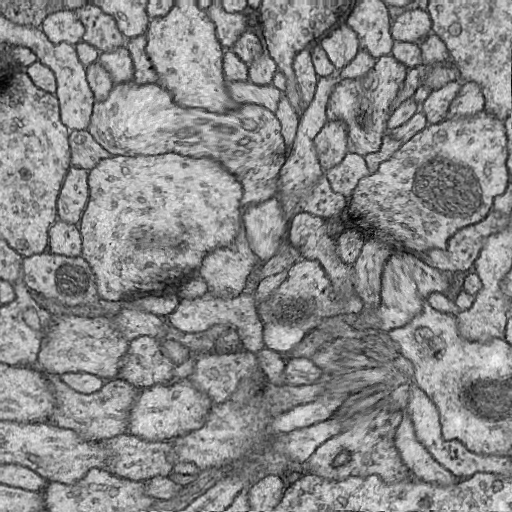
#> input picture tools/image.png, 512 x 512 px
$ python deformation.py image.png label.png 3   (Python 2 division)
#> lines starting #> are read from the running program, lines starting #| are printed output that depends on the picture
#! /usr/bin/env python
# -*- coding: utf-8 -*-


import os, sys
from skimage.transform import rescale
# import matplotlib
from PIL import Image
import numpy as np

# np.seterr(divide='ignore', invalid='ignore')

# [446 lines left out: functions mls_affine_deformation_1pt, mls_affine_deformation, mls_affine_deformation_inv, mls_similarity_deformation, mls_similarity_deformation_inv, mls_rigid_deformation, not called in this run]

def mls_rigid_deformation_inv(image, p, q, alpha=1.0, density=1.0):
    ''' Rigid inverse deformation
    ### Params:
        * image - ndarray: original image
        * p - ndarray: an array with size [n, 2], original control points
        * q - ndarray: an array with size [n, 2], final control points
        * alpha - float: parameter used by weights
        * density - float: density of the grids
    ### Return:
        A deformed image.
    '''
    height = image.shape[0]
    width = image.shape[1]
    # Change (x, y) to (row, col)
    q = q[:, [1, 0]]
    p = p[:, [1, 0]]

    # Make grids on the original image
    gridX = np.linspace(0, width, num=int(width*density), endpoint=False)
    gridY = np.linspace(0, height, num=int(height*density), endpoint=False)
    vy, vx = np.meshgrid(gridX, gridY)
    grow = vx.shape[0]  # grid rows
    gcol = vx.shape[1]  # grid cols
    ctrls = p.shape[0]  # control points

    # Compute
    reshaped_p = p.reshape(ctrls, 2, 1, 1)                                              # [ctrls, 2, 1, 1]
    reshaped_q = q.reshape((ctrls, 2, 1, 1))                                            # [ctrls, 2, 1, 1]
    reshaped_v = np.vstack((vx.reshape(1, grow, gcol), vy.reshape(1, grow, gcol)))      # [2, grow, gcol]

    w = 1.0 / np.sum((reshaped_p - reshaped_v) ** 2, axis=1)**alpha                     # [ctrls, grow, gcol]
    # print w
    w[w == np.inf] = 2**31 - 1
    pstar = np.sum(w * reshaped_p.transpose(1, 0, 2, 3), axis=1) / np.sum(w, axis=0)    # [2, grow, gcol]
    phat = reshaped_p - pstar                                                           # [ctrls, 2, grow, gcol]
    qstar = np.sum(w * reshaped_q.transpose(1, 0, 2, 3), axis=1) / np.sum(w, axis=0)    # [2, grow, gcol]
    qhat = reshaped_q - qstar                                                           # [ctrls, 2, grow, gcol]
    reshaped_phat1 = phat.reshape(ctrls, 1, 2, grow, gcol)                              # [ctrls, 1, 2, grow, gcol]
    reshaped_phat2 = phat.reshape(ctrls, 2, 1, grow, gcol)                              # [ctrls, 2, 1, grow, gcol]
    reshaped_qhat = qhat.reshape(ctrls, 1, 2, grow, gcol)                               # [ctrls, 1, 2, grow, gcol]
    reshaped_w = w.reshape(ctrls, 1, 1, grow, gcol)                                     # [ctrls, 1, 1, grow, gcol]

    mu = np.sum(np.matmul(reshaped_w.transpose(0, 3, 4, 1, 2) *
                          reshaped_phat1.transpose(0, 3, 4, 1, 2),
                          reshaped_phat2.transpose(0, 3, 4, 1, 2)), axis=0)             # [grow, gcol, 1, 1]
    reshaped_mu = mu.reshape(1, grow, gcol)                                             # [1, grow, gcol]
    neg_phat_verti = phat[:, [1, 0],...]                                                # [ctrls, 2, grow, gcol]
    neg_phat_verti[:, 1,...] = -neg_phat_verti[:, 1,...]
    reshaped_neg_phat_verti = neg_phat_verti.reshape(ctrls, 1, 2, grow, gcol)           # [ctrls, 1, 2, grow, gcol]
    mul_right = np.concatenate((reshaped_phat1, reshaped_neg_phat_verti), axis=1)       # [ctrls, 2, 2, grow, gcol]
    mul_left = reshaped_qhat * reshaped_w                                               # [ctrls, 1, 2, grow, gcol]
    Delta = np.sum(np.matmul(mul_left.transpose(0, 3, 4, 1, 2),
                             mul_right.transpose(0, 3, 4, 1, 2)),
                   axis=0).transpose(0, 1, 3, 2)                                        # [grow, gcol, 2, 1]
    Delta_verti = Delta[...,[1, 0],:]                                                   # [grow, gcol, 2, 1]
    Delta_verti[...,0,:] = -Delta_verti[...,0,:]
    B = np.concatenate((Delta, Delta_verti), axis=3)                                    # [grow, gcol, 2, 2]
    try:
        inv_B = np.linalg.inv(B)                                                        # [grow, gcol, 2, 2]
        flag = False
    except np.linalg.linalg.LinAlgError:
        flag = True
        det = np.linalg.det(B)                                                          # [grow, gcol]
        det[det < 1e-8] = np.inf
        reshaped_det = det.reshape(grow, gcol, 1, 1)                                    # [grow, gcol, 1, 1]
        adjoint = B[:,:,[[1, 0], [1, 0]], [[1, 1], [0, 0]]]                             # [grow, gcol, 2, 2]
        adjoint[:,:,[0, 1], [1, 0]] = -adjoint[:,:,[0, 1], [1, 0]]                      # [grow, gcol, 2, 2]
        inv_B = (adjoint / reshaped_det).transpose(2, 3, 0, 1)                          # [2, 2, grow, gcol]

    vqstar = reshaped_v - qstar                                                         # [2, grow, gcol]
    reshaped_vqstar = vqstar.reshape(1, 2, grow, gcol)                                  # [1, 2, grow, gcol]

    # Get final image transfomer -- 3-D array
    temp = np.matmul(reshaped_vqstar.transpose(2, 3, 0, 1),
                     inv_B).reshape(grow, gcol, 2).transpose(2, 0, 1)                   # [2, grow, gcol]
    norm_temp = np.linalg.norm(temp, axis=0, keepdims=True)                             # [1, grow, gcol]
    norm_vqstar = np.linalg.norm(vqstar, axis=0, keepdims=True)                         # [1, grow, gcol]
    transformers = temp / norm_temp * norm_vqstar + pstar                               # [2, grow, gcol]

    # Correct the points where pTwp is singular
    if flag:
        blidx = det == np.inf    # bool index
        transformers[0][blidx] = vx[blidx] + qstar[0][blidx] - pstar[0][blidx]
        transformers[1][blidx] = vy[blidx] + qstar[1][blidx] - pstar[1][blidx]

    # Removed the points outside the border
    transformers[transformers < 0] = 0
    transformers[0][transformers[0] > height - 1] = 0
    transformers[1][transformers[1] > width - 1] = 0

    # Mapping original image
    transformed_image = image[tuple(transformers.astype(np.int16))]    # [grow, gcol]

    # Rescale image
    transformed_image = rescale(transformed_image, scale=1.0 / density, mode='reflect')

    return transformed_image

imagefile = 'image.png'
labelfile = 'label.png'

def generate_ctrl_pts(height, width, size=5, range=5):
    ''' Generate control points p and q.
        p: size x size grids
        q: size x size grids with noise
        noise: from uniform distribution

    ### Params:
        * height - integer: height of the image
        * width - integer: width of the image
        * size - integer: grid size
        * range - bound of the uniform dirtribution, [-range, range]
    ### Return:
        A tuple of p and q
    '''
    x, y = np.meshgrid(np.linspace(0, height, size), np.linspace(0, width, size))
    p = np.concatenate((x.reshape(size**2, 1), y.reshape(size**2, 1)), axis=1)
    noise = np.random.uniform(-range, range, (size, size, 2)) # 2
    noise[[0,-1], :, :] = 0
    noise[:, [0,-1], :] = 0
    q = p + noise.reshape(size**2, 2)
    return p, q

if __name__ == "__main__":

    train_image = np.array(Image.open(sys.argv[1]).convert('L')).astype('float')
    train_label = np.array(Image.open(sys.argv[2]).convert('L')).astype('float')
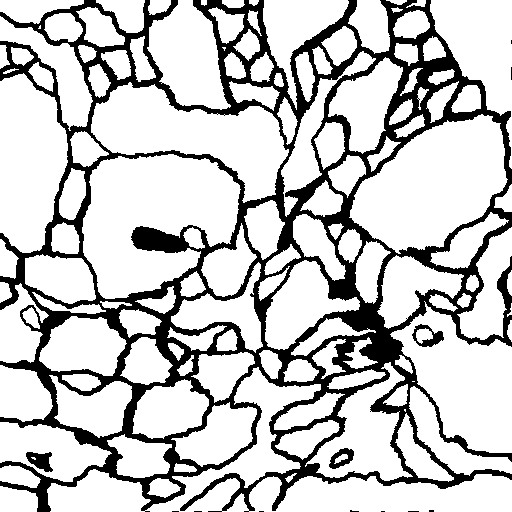
#> input picture tools/label.png, 512 x 512 px

    height = train_image.shape[0]
#> height = 512
    width = train_image.shape[1]
#> width = 512

    gnum = int(sys.argv[3])
    size = 5
    rang = 40
    print train_image.shape
#| (512, 512)
    print train_label.shape
#| (512, 512)

    # print train_image

    for j in range(gnum):
        imagename = 'image_'+str(j)+'.png'
        p, q = generate_ctrl_pts(height, width, size=size, range=rang)
        # print p, q

        gimg = mls_rigid_deformation_inv(train_image, p, q)
        im = Image.new('L', (width, height))
        im.putdata(gimg.flatten().tolist())
        im.save(imagename)

        glbl = mls_rigid_deformation_inv(train_label, p, q)
        lb = Image.new('L', (width, height))
        lb.putdata(glbl.flatten().tolist())
        labelname = 'label_'+str(j)+'.png'
        lb.save(labelname)
#> this loop made 3 passes
#> pass 1, in mls_rigid_deformation_inv, `transformed_image = image[tuple(transformers.astype(np.int16))]`:
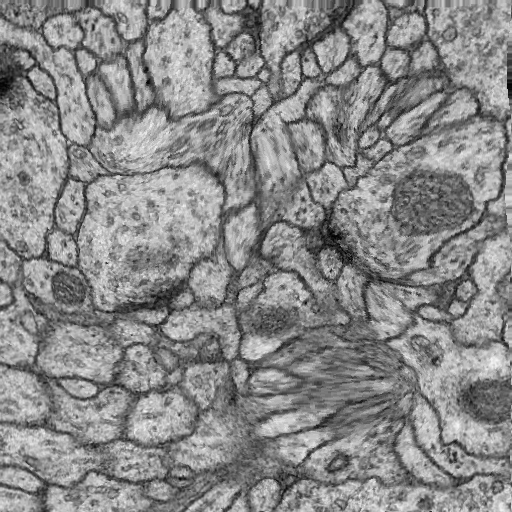
#> transformed_image: shape (512, 512) float64; min 2, max 246, mean 136.7
#> pass 1, in mls_rigid_deformation_inv (call 2), `transformed_image = image[tuple(transformers.astype(np.int16))]`:
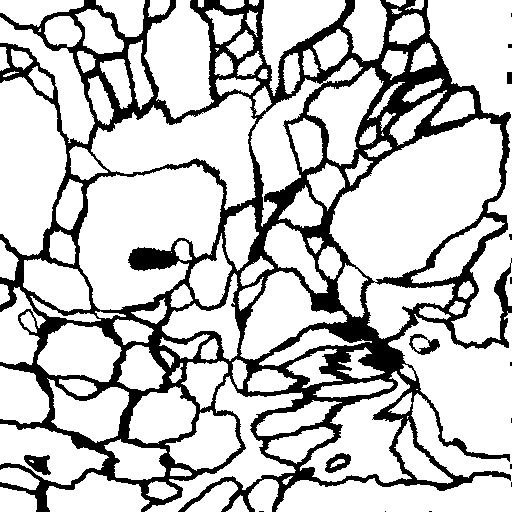
#> transformed_image: shape (512, 512) float64; min 0, max 255, mean 197.9
#> after the loop:
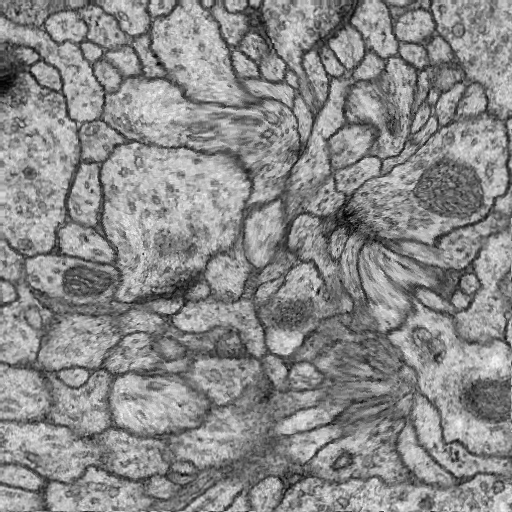
#> gimg: shape (512, 512) float64; min 2, max 246, mean 137.4
#> after the loop:
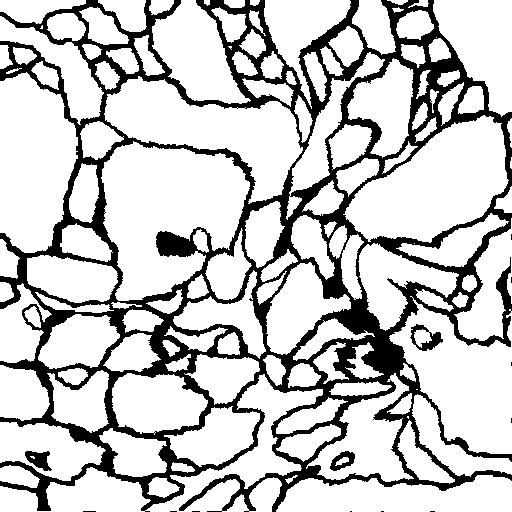
#> glbl: shape (512, 512) float64; min 0, max 255, mean 198.4
